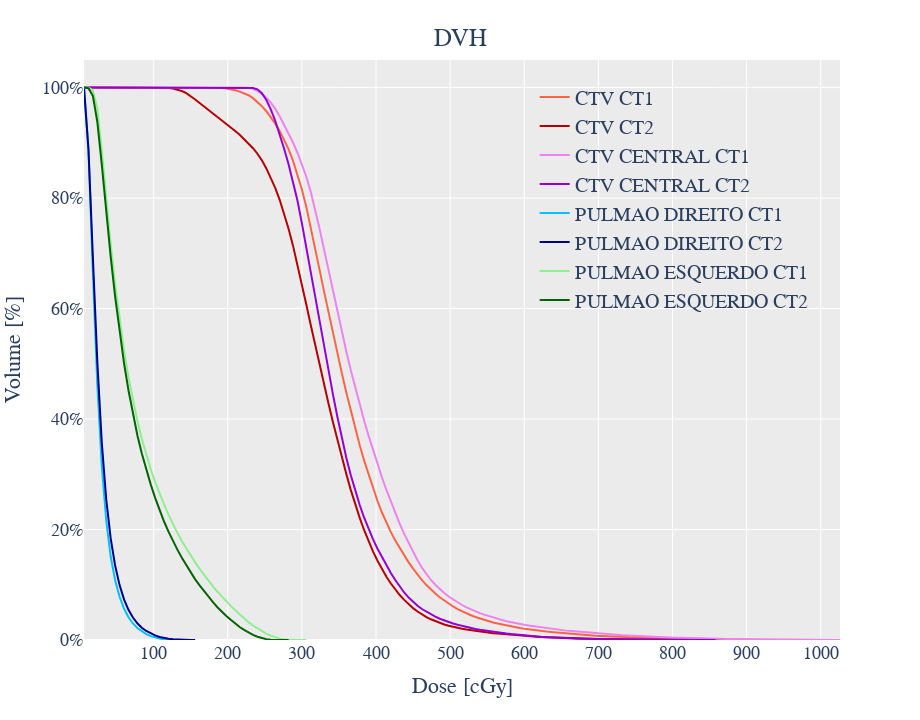

The notebook cell saved with this chart:
### Code cell
def get_layout(fig, title):

    return fig.update_layout(
        title=title,
        title_x=0.5,
        title_y=0.96,
        hovermode= 'x', #"x unified",
        height=720,
        width=920,
        font=dict(
            family="Ubuntu",
            size=18,
        ),
        plot_bgcolor="#ebebeb",
        legend=dict(
            x=0.78,
            y=0.97,
            xanchor="center",
            yanchor="top",
            bgcolor="rgba(0, 0, 0, 0)",
            font=dict(size=20),
            title = ''
        ),
        xaxis = dict(
            tickmode = 'array',
            tickvals = [i for i in range(0,1100,100)],
        )
    )



fig = px.line(
    df,
    x="dose",
    y="volume",
    color='ROI',
    # hover_name="tile_id",
    labels={
        "dose": f"Dose [cGy]",
        "volume": f"Volume [%]",
    },
    color_discrete_map=colors,
    category_orders = {'ROI':legend_order},
    
)


fig = get_layout(fig, title=f"DVH")
fig.update_yaxes(ticksuffix="%", showgrid=True)  # the y-axis is in dollars
fig.update_traces(line=dict(width=2))
fig.update(layout_yaxis_range = [0,105])
# fig.update_xaxes(
#         title_standoff = 35)

### Figure 1 — Plotly figure (JSON) as saved in the notebook; plotly's stock layout.template omitted (floating-point values rounded to 4 significant figures; data arrays with more than 128 entries replaced by an {"elided": "..."} marker saying what was removed)
{"data": [{"hovertemplate": "ROI=CTV CT1<br>Dose [cGy]=%{x}<br>Volume [%]=%{y}<extra></extra>", "legendgroup": "CTV CT1", "line": {"color": "tomato", "dash": "solid", "width": 2}, "marker": {"symbol": "circle"}, "mode": "lines", "name": "CTV CT1", "orientation": "v", "showlegend": true, "type": "scatter", "x": {"elided": "167 int values"}, "xaxis": "x", "y": {"elided": "167 float values"}, "yaxis": "y"}, {"hovertemplate": "ROI=CTV CT2<br>Dose [cGy]=%{x}<br>Volume [%]=%{y}<extra></extra>", "legendgroup": "CTV CT2", "line": {"color": "#B50000", "dash": "solid", "width": 2}, "marker": {"symbol": "circle"}, "mode": "lines", "name": "CTV CT2", "orientation": "v", "showlegend": true, "type": "scatter", "x": {"elided": "160 int values"}, "xaxis": "x", "y": {"elided": "160 float values"}, "yaxis": "y"}, {"hovertemplate": "ROI=CTV CENTRAL CT1<br>Dose [cGy]=%{x}<br>Volume [%]=%{y}<extra></extra>", "legendgroup": "CTV CENTRAL CT1", "line": {"color": "violet", "dash": "solid", "width": 2}, "marker": {"symbol": "circle"}, "mode": "lines", "name": "CTV CENTRAL CT1", "orientation": "v", "showlegend": true, "type": "scatter", "x": {"elided": "171 int values"}, "xaxis": "x", "y": {"elided": "171 float values"}, "yaxis": "y"}, {"hovertemplate": "ROI=CTV CENTRAL CT2<br>Dose [cGy]=%{x}<br>Volume [%]=%{y}<extra></extra>", "legendgroup": "CTV CENTRAL CT2", "line": {"color": "darkviolet", "dash": "solid", "width": 2}, "marker": {"symbol": "circle"}, "mode": "lines", "name": "CTV CENTRAL CT2", "orientation": "v", "showlegend": true, "type": "scatter", "x": {"elided": "143 int values"}, "xaxis": "x", "y": {"elided": "143 float values"}, "yaxis": "y"}, {"hovertemplate": "ROI=PULMAO DIREITO CT1<br>Dose [cGy]=%{x}<br>Volume [%]=%{y}<extra></extra>", "legendgroup": "PULMAO DIREITO CT1", "line": {"color": "deepskyblue", "dash": "solid", "width": 2}, "marker": {"symbol": "circle"}, "mode": "lines", "name": "PULMAO DIREITO CT1", "orientation": "v", "showlegend": true, "type": "scatter", "x": [6, 12, 18, 24, 30, 36, 42, 48, 54, 60, 66, 72, 78, 84, 90, 96, 102, 108, 114, 120, 126, 132, 138, 144], "xaxis": "x", "y": [100.0, 88.77, 66.54, 46.23, 31.51, 21.59, 15.12, 10.8, 7.827, 5.684, 4.112, 2.995, 2.165, 1.552, 1.073, 0.702, 0.445, 0.257, 0.13, 0.055, 0.017, 0.004, 0.001, 0], "yaxis": "y"}, {"hovertemplate": "ROI=PULMAO DIREITO CT2<br>Dose [cGy]=%{x}<br>Volume [%]=%{y}<extra></extra>", "legendgroup": "PULMAO DIREITO CT2", "line": {"color": "darkblue", "dash": "solid", "width": 2}, "marker": {"symbol": "circle"}, "mode": "lines", "name": "PULMAO DIREITO CT2", "orientation": "v", "showlegend": true, "type": "scatter", "x": [6, 12, 18, 24, 30, 36, 42, 48, 54, 60, 66, 72, 78, 84, 90, 96, 102, 108, 114, 120, 126, 132, 138, 144, 150, 156], "xaxis": "x", "y": [100.0, 88.86, 69.25, 50.3, 35.74, 25.45, 18.41, 13.48, 9.937, 7.352, 5.462, 4.073, 3.024, 2.227, 1.632, 1.181, 0.826, 0.553, 0.353, 0.214, 0.12, 0.057, 0.021, 0.005, 0.001, 0], "yaxis": "y"}, {"hovertemplate": "ROI=PULMAO ESQUERDO CT1<br>Dose [cGy]=%{x}<br>Volume [%]=%{y}<extra></extra>", "legendgroup": "PULMAO ESQUERDO CT1", "line": {"color": "lightgreen", "dash": "solid", "width": 2}, "marker": {"symbol": "circle"}, "mode": "lines", "name": "PULMAO ESQUERDO CT1", "orientation": "v", "showlegend": true, "type": "scatter", "x": [6, 12, 18, 24, 30, 36, 42, 48, 54, 60, 66, 72, 78, 84, 90, 96, 102, 108, 114, 120, 126, 132, 138, 144, 150, 156, 162, 168, 174, 180, 186, 192, 198, 204, 210, 216, 222, 228, 234, 240, 246, 252, 258, 264, 270, 276, 282, 288, 294, 300, 306], "xaxis": "x", "y": [100.0, 100.0, 99.5, 96.21, 88.69, 79.89, 71.66, 64.47, 58.08, 52.46, 47.59, 43.35, 39.67, 36.4, 33.51, 30.93, 28.6, 26.48, 24.53, 22.7, 20.98, 19.4, 17.94, 16.58, 15.29, 14.05, 12.88, 11.79, 10.74, 9.727, 8.763, 7.84, 6.994, 6.173, 5.371, 4.626, 3.893, 3.229, 2.626, 2.086, 1.592, 1.159, 0.791, 0.482, 0.248, 0.107, 0.035, 0.01, 0.003, 0.001, 0], "yaxis": "y"}, {"hovertemplate": "ROI=PULMAO ESQUERDO CT2<br>Dose [cGy]=%{x}<br>Volume [%]=%{y}<extra></extra>", "legendgroup": "PULMAO ESQUERDO CT2", "line": {"color": "darkgreen", "dash": "solid", "width": 2}, "marker": {"symbol": "circle"}, "mode": "lines", "name": "PULMAO ESQUERDO CT2", "orientation": "v", "showlegend": true, "type": "scatter", "x": [6, 12, 18, 24, 30, 36, 42, 48, 54, 60, 66, 72, 78, 84, 90, 96, 102, 108, 114, 120, 126, 132, 138, 144, 150, 156, 162, 168, 174, 180, 186, 192, 198, 204, 210, 216, 222, 228, 234, 240, 246, 252, 258, 264, 270, 276, 282], "xaxis": "x", "y": [100.0, 99.89, 98.5, 93.78, 86.05, 77.43, 69.38, 62.18, 55.78, 50.14, 45.21, 40.87, 37.07, 33.76, 30.82, 28.18, 25.74, 23.48, 21.45, 19.61, 17.91, 16.35, 14.88, 13.49, 12.18, 10.98, 9.883, 8.834, 7.817, 6.843, 5.93, 5.101, 4.339, 3.649, 2.975, 2.359, 1.824, 1.347, 0.935, 0.599, 0.335, 0.15, 0.052, 0.014, 0.004, 0.001, 0], "yaxis": "y"}], "layout": {"font": {"family": "Ubuntu", "size": 18}, "height": 720, "hovermode": "x", "legend": {"bgcolor": "rgba(0, 0, 0, 0)", "font": {"size": 20}, "title": {"text": ""}, "tracegroupgap": 0, "x": 0.78, "xanchor": "center", "y": 0.97, "yanchor": "top"}, "margin": {"t": 60}, "plot_bgcolor": "#ebebeb", "title": {"text": "DVH", "x": 0.5, "y": 0.96}, "width": 920, "xaxis": {"anchor": "y", "autorange": true, "domain": [0, 1], "range": [6, 1026], "tickmode": "array", "tickvals": [0, 100, 200, 300, 400, 500, 600, 700, 800, 900, 1000], "title": {"text": "Dose [cGy]"}, "type": "linear"}, "yaxis": {"anchor": "x", "domain": [0, 1], "range": [0, 105], "showgrid": true, "ticksuffix": "%", "title": {"text": "Volume [%]"}, "type": "linear"}}}
